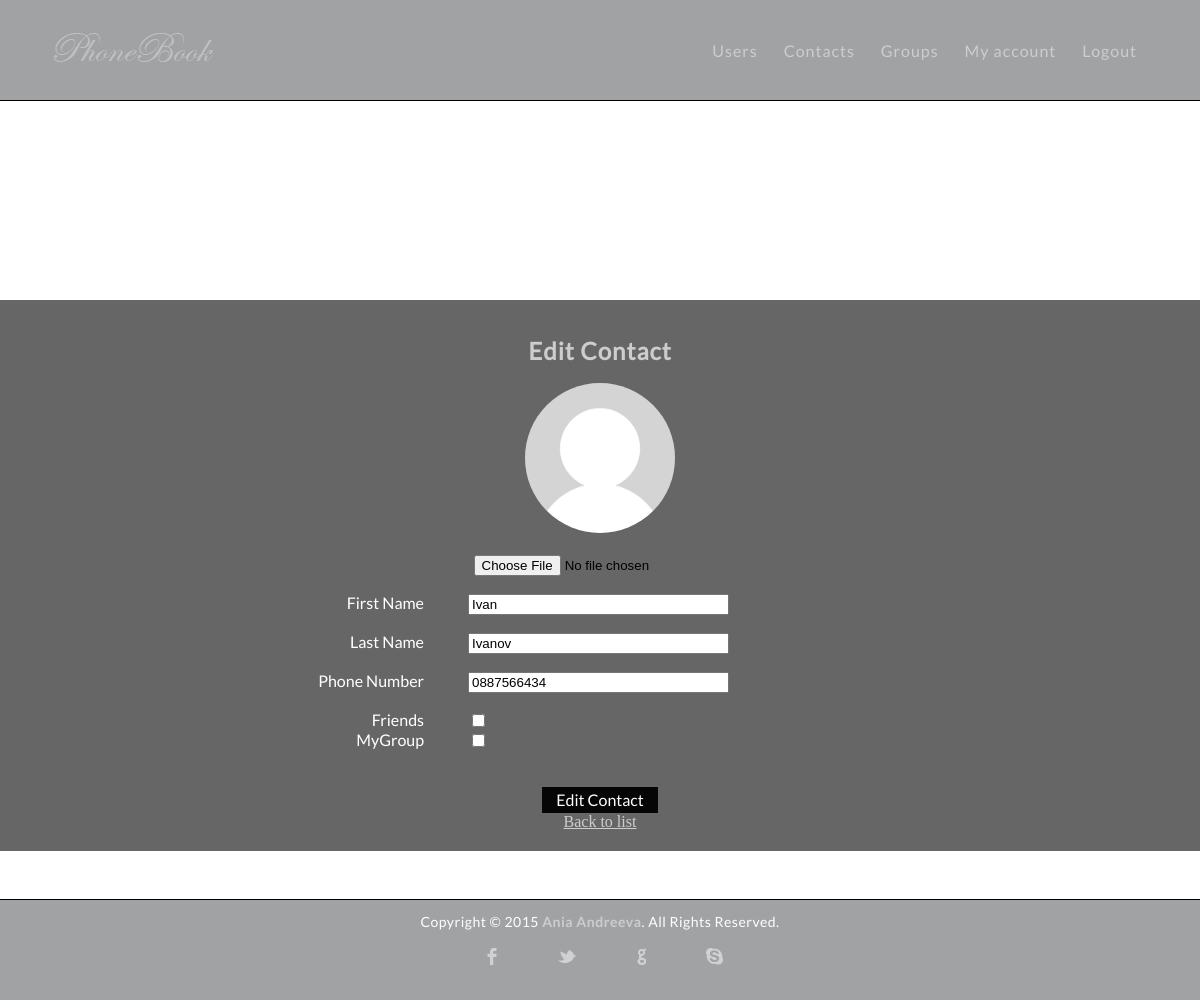
Page /edit_contact.php?id=2 (signed in) on the committed database.
### tables this page shows
CREATE TABLE `contacts` (
  `id` int(11) NOT NULL,
  `user_id` int(11) NOT NULL,
  `first_name` varchar(50) NOT NULL,
  `last_name` varchar(50) NOT NULL,
  `phone_number` varchar(10) NOT NULL,
  `image_path` varchar(255) DEFAULT NULL
);

CREATE TABLE `groups` (
  `id` int(11) NOT NULL,
  `userId` int(11) NOT NULL,
  `name` varchar(25) NOT NULL
);

### repositories/contacts_repository.php (called while the page is built, shortened)
<?php
require_once 'models/contact.php';
class ContactsRepository
{
	private $connection;
	function __construct()
	{
		$url='localhost';
		$dbUsername='root';
		$dbPass='';
		$dbName='phonebook';
		$this->connection= new mysqli($url, $dbUsername, $dbPass, $dbName);
		mysqli_set_charset($this->connection, 'utf-8');
	}
	function getById($id){
		$contacts= $this->getAll();
		foreach ($contacts as $c) {
			if ($c->getId()==$id) {
				return $c;
			}
		}
		return null;
	}
	function getAll(){
		$result= $this->connection->query("SELECT * FROM `contacts` ORDER BY id");
		$contacts = array();
		while ($row= $result->fetch_assoc()){
			$contact= new Contact();
			$contact->setId($row["id"]);
			$contact->setUser_Id($row["user_id"]);
			$contact->setFirst_name($row["first_name"]);
			$contact->setLast_name($row["last_name"]);
			$contact->setPhone_number($row["phone_number"]);
			$contact->setImagePath($row["image_path"]);
			array_push($contacts, $contact);
		}
		return $contacts;
	}
}

### models/contact.php (called while the page is built, shortened)
<?php
class Contact
{
	private $id;
	private $first_name;
	private $last_name;
	private $phone_number;
	private $image_path;
	public function getId(){
		return $this->id;
	}
	public function getFirst_name(){
		return $this->first_name;
	}
	public function getLast_name(){
		return $this->last_name;
	}
	public function getPhone_number(){
		return $this->phone_number;
	}
	public function getImagePath(){
		return $this->image_path;
	}
	public function setId($id){
		$this->id=$id;
	}
	public function setFirst_name($first_name){
		$this->first_name=$first_name;
	}
	public function setLast_name($last_name){
		$this->last_name=$last_name;
	}
	public function setPhone_number($phone_number){
		$this->phone_number=$phone_number;
	}
	public function setImagePath($img_path){
		$this->image_path=$img_path;
	}
}

### repositories/contactsGroups_repository.php (called while the page is built, shortened)
<?php
require_once 'models/contact.php';
require_once 'models/group.php';
class ContactsGroupsRepository
{
    private $connection;
    function __construct(){
        $url='localhost';
        $dbUsername='root';
        $dbPass='';
        $dbName='phonebook';
        $this->connection= new mysqli($url, $dbUsername, $dbPass, $dbName);
        mysqli_set_charset($this->connection, 'utf-8');
    }
    function getNotGroupsByContactId($contactId){
        $result= $this->connection->query("SELECT * FROM groups WHERE userId=" . $_SESSION["LoggedUserId"] . " AND id NOT IN (SELECT DISTINCT groupId FROM `contacts_groups` cg WHERE cg.contactId=" . $contactId . ")");
        $groups = array();
        while ($row= $result->fetch_assoc()){
            $group= new Group();
            $group->setId($row["id"]);
            $group->setUserId($row["userId"]);
            $group->setName($row["name"]);
            array_push($groups, $group);
        }
        return $groups;
    }
}

### models/group.php (called while the page is built, shortened)
<?php
class Group{
    private $id;
    private $name;
    public function getId()
    {
        return $this->id;
    }
    public function getName()
    {
        return $this->name;
    }
    public function setId($id)
    {
        $this->id = $id;
    }
    public function setName($name)
    {
        $this->name = $name;
    }
}

### edit_contact.php (the view, shortened to what this page needs)
<?php
require_once '/shared/header.php';
require_once '/repositories/contacts_repository.php';
require_once '/repositories/contactsGroups_repository.php';
    $contactsRep= new ContactsRepository();
    $contactsGroupsRep = new ContactsGroupsRepository();
    $contact= $contactsRep->getById($_GET['id']);
    if ($_SERVER['REQUEST_METHOD']==='POST'):
        $firstName = htmlspecialchars(trim($_POST['first_name']));
        $lastName = htmlspecialchars(trim($_POST['last_name']));
        $phoneNumber = htmlspecialchars(trim($_POST['phone_number']));
        if (empty($firstName) || empty($lastName) || empty($phoneNumber)) {
            $_SESSION["error"] = "All fields are required!";
            header('Location: edit_contact.php?id=' . $contact->getId());
            exit();
        }
        $contact->setFirst_name($firstName);
        $contact->setLast_name($lastName);
        $contact->setPhone_number($phoneNumber);
        if(basename($_FILES["fileToUpload"]["name"]) != "") {
            $target_dir = "uploads/";
            $target_file = $target_dir . basename($_FILES["fileToUpload"]["name"]);
            $uploadOk = true;
            $imageFileType = pathinfo($target_file, PATHINFO_EXTENSION);
            $imageFileType = strtolower($imageFileType);
            $check = getimagesize($_FILES["fileToUpload"]["tmp_name"]);
            if ($check == false) {
                $_SESSION["error"] = "Please, upload image file!";
                $uploadOk = false;
            }
            if ($_FILES["fileToUpload"]["size"] > 500000) {
                $_SESSION["error"] = "Image size is too big!";
                $uploadOk = false;
            }
            if ($imageFileType != "jpg" && $imageFileType != "png" && $imageFileType != "jpeg"
                && $imageFileType != "gif"
            ) {
                $_SESSION["error"] = "Please, upload .jgp, .png, .jpeg or .gif file!";
                $uploadOk = false;
            }
            $filename = uniqid() . "." . $imageFileType;
            $target_file = "uploads/" . $filename;
            if ($uploadOk) {
                if (move_uploaded_file($_FILES["fileToUpload"]["tmp_name"], $target_file)) {
                    $contact->setImagePath($filename);
                }
            } else {
                header('Location: edit_contact.php?id=' . $contact->getId());
                exit();
            }
        }
        $contactsGroupsRep->removeGroupsByContactId($contact->getId());
        $contactsRep->update($contact);
        $contactsGroupsRep = new ContactsGroupsRepository();
        $selectedGroups = $_POST['selectedGroups'];
        foreach ($selectedGroups as $selectedGroup) {
            $contactsGroupsRep->insert($selectedGroup, $contact->getId());
        }
        header('Location: contacts.php');
    else:
        $notGroups = $contactsGroupsRep->getNotGroupsByContactId($_GET['id']);
?>
<div class="container-center" >
    <div class="wrapper">
    <h2>Edit Contact</h2>
        <form action="" method="POST" class="form" enctype="multipart/form-data">
            <div class="input-group">
                <img src="uploads/<?= $contact->getImagePath() ?>">
            </div>
            <div class="input-group">
                <input type="file" name="fileToUpload">
            </div>
            <div class="input-group">
                <label for="first_name">First Name</label>
                <input type="text" name="first_name" required placeholder="First Name..." value="<?= $contact->getFirst_name() ?>" id="first_name" /><br>
            </div>
            <div class="input-group">
                <label for="last_name">Last Name</label>
                <input type="text" name="last_name" required placeholder="Last Name..." value="<?= $contact->getLast_name() ?>" id="last_name" /><br>
            </div>
            <div class="input-group">
                <label for="phone_number">Phone Number</label>
            <input type="text" name="phone_number" required placeholder="Phone Number..." value="<?= $contact->getPhone_number()?>" id="phone_number"/><br>
            </div>
            <div class="input-group clear-center">
                <?php
                    foreach ($notGroups as $nGroup) :
                ?>
                    <label for="<?= $nGroup->getName(); ?>"><?= $nGroup->getName(); ?></label>
                    <input type="checkbox" value="<?= $nGroup->getId(); ?>" name="selectedGroups[]" id="<?=$nGroup->getName(); ?>"><br>
                <?php
                    endforeach;
                ?>
            </div>
            <input type="submit" value="Edit Contact" />
        </form>
        <a href="contacts.php">Back to list</a>
    </div>
</div>
<?php
    endif;
require_once '/shared/footer.php';
?>

### css/styles.css (style rules this page uses)
html { position: relative; min-height: 100%; }
body { background: url('../img/bg.jpg') no-repeat center center fixed; background-size: cover; margin: 0 0 100px; }
.wrapper { max-width: 1100px; margin: 0 auto; position: relative; }
.wrapper:after { content: ""; clear: both; display: block; }
.wrapper a { color: #cdcdcd; }
h1, h2, h3, h4, h5 ,h6, p { color: #cdcdcd; font-family: "lato-regular", Helvetica, Arial, sans-serif; letter-spacing: 1px; }
h2 { font-size: 1.5em; margin: .75em 0 }
h1, h2, h3, h4, h5, h6 { font-weight: bolder }
.container-center { width: 100%; margin: 0 auto; text-align: center; position: absolute; top: 30%; background: rgba(0, 0, 0, .6); padding: 20px; box-sizing: border-box; }
form img { border-radius: 50%; width: 150px; height: 150px; }
.form div { margin: 18px 0; }
.form div:after { content: ""; clear: both; display: block; }
.clear-center { text-align: initial; }
.form label { width: 34%; margin-right: 4%; display: block; text-align: right; float: left; color: #fff; font-family: "lato-regular", Helvetica, Arial, sans-serif; }
.form input[type="text"], .form input[type="password"] { width: 23%; float: left; margin-right: 1%; }
.form input[type="submit"] { border: none; padding: 4px 14px; margin-top: 18px; font-size: 16px; font-family: "lato-regular", Helvetica, Arial, sans-serif; background: rgb(6, 6, 6); color: #fff; }
.input-group { margin: 1%; }

### rows in the picture
contacts: image_path (placeholder picture), first_name "Ivan", last_name "Ivanov", phone_number "0887566434"
groups: name "Friends"
groups: name "MyGroup"
